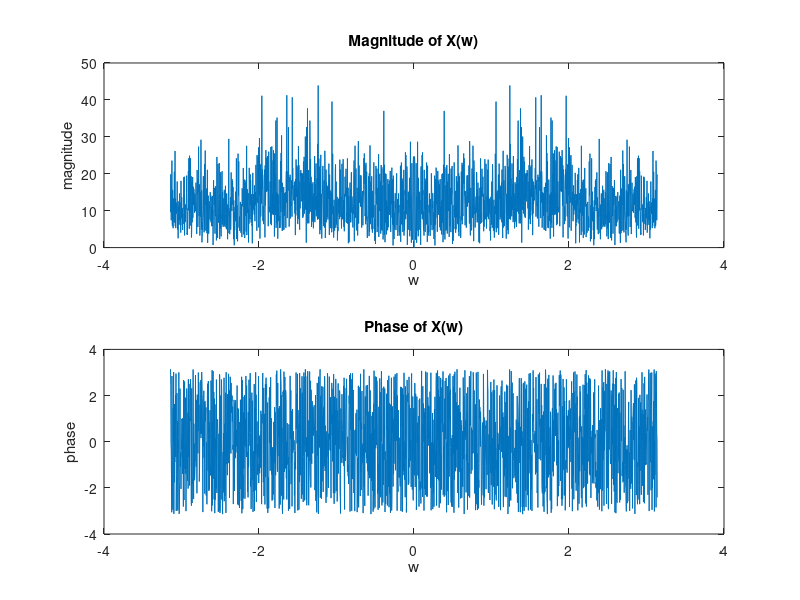
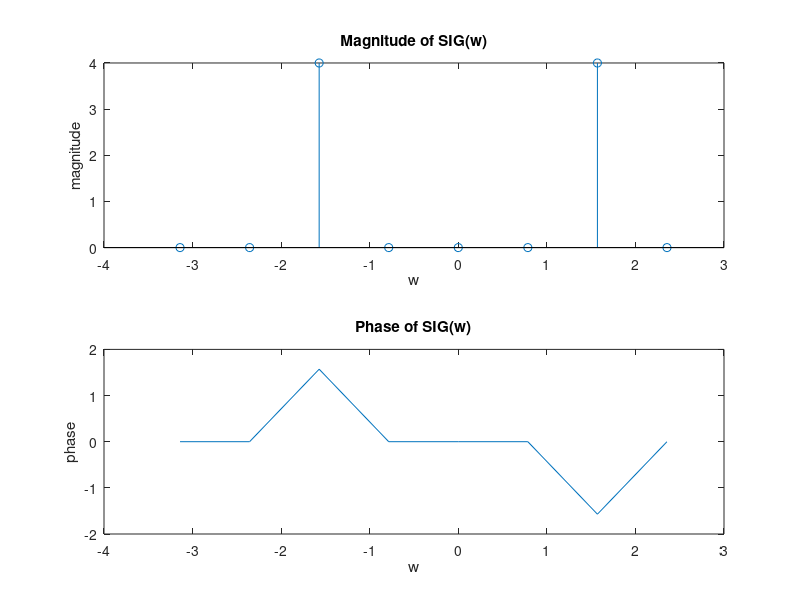
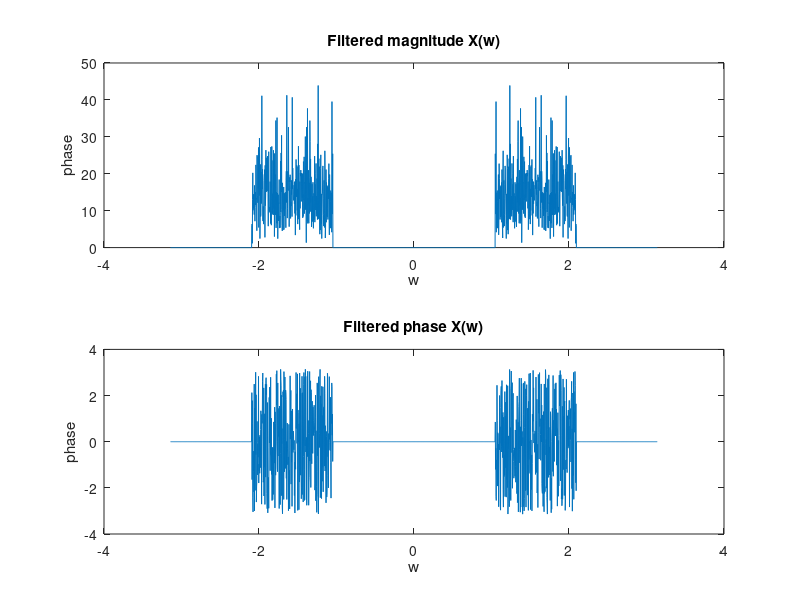
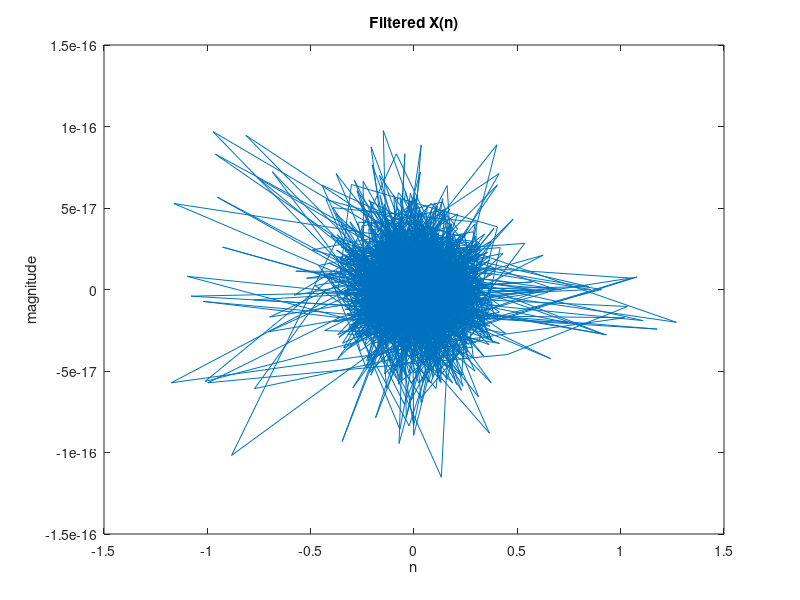

These figures' MATLAB source, in order:
clear all;
clc;

load q1_signal.mat;
N = length(x);

w = fftshift((0:N-1)/N*2*pi);
w(1:N/2) = w(1:N/2) - 2*pi; % get freq in radians
w = w';
figure;
subplot(211);
x_w = fftshift(fft(x));
plot(w,abs(x_w));
title('Magnitude of X(w)');
xlabel('w');
ylabel('magnitude');
subplot(212);
plot(w,angle(x_w));
title('Phase of X(w)');
xlabel('w');
ylabel('phase');
%%%%%%%%%%%%%%% end part 1 %%%%%%%%%%%%%

sig_w = fftshift(fft(sig)); 
N2 = length(sig);
w2 = fftshift((0:N2-1)/N2*2*pi);
w2(1:N2/2) = w2(1:N2/2) - 2*pi; % get freq in radians
figure;
subplot(211);
stem(w2,abs(sig_w));
title('Magnitude of SIG(w)');
xlabel('w');
ylabel('magnitude');
subplot(212);
plot(w2,angle(sig_w));
title('Phase of SIG(w)');
xlabel('w');
ylabel('phase');

%%%%%%%% end part 2 %%%%%%%%%%%%%%%% 


% filter x 
for i=1:length(x_w)
    if(w(i) < -2*pi/3 || w(i) > 2*pi/3)
        x_w(i) = 0;
    end
    if(abs(w(i)) < pi/3)
        x_w(i) = 0;
    end
    
end

figure;
subplot(211);
plot(w,abs(x_w));
title('Filtered magnitude X(w)');
xlabel('w');
ylabel('phase');
subplot(212);
plot(w,angle(x_w));
title('Filtered phase X(w)');
xlabel('w');
ylabel('phase');


x_new = ifft(ifftshift(x_w));
figure;
plot(x_new);
title('Filtered X(n)');
xlabel('n');
ylabel('magnitude');

